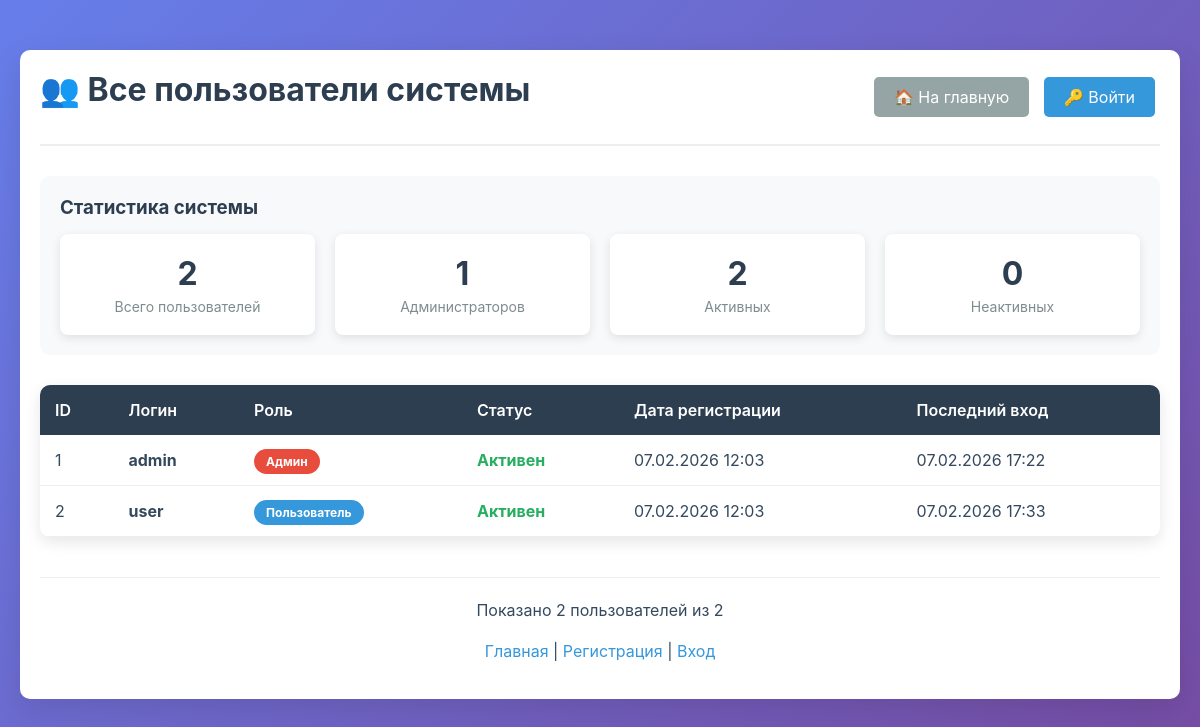
Screenshot of /users with the database file from the repository.
### models.py (models this page shows, shortened)
class User(Base):
    __tablename__ = "users"
    id = Column(Integer, primary_key=True, index=True)
    login = Column(String, unique=True, index=True, nullable=False)
    password_hash = Column(String, nullable=False)
    role = Column(String, default="user")  # "user" или "admin"
    is_active = Column(Boolean, default=True)
    created_at = Column(DateTime(timezone=True), server_default=func.now())
    last_login = Column(DateTime(timezone=True), nullable=True)

### main.py (the view)
@app.get("/users", response_class=HTMLResponse)
async def view_users_page(
    request: Request,
    db: Session = Depends(get_db)
):
    users = crud.get_users(db)
    count = crud.get_users_count(db)
    return templates.TemplateResponse(
        "users.html",
        {
            "request": request,
            "users": users,
            "count": count
        }
    )

### templates/users.html (shortened to what this page needs)
<!DOCTYPE html>
<html lang="ru">
<head>
    <link rel="stylesheet" href="/static/css/style.css">
</head>
<body>
    <div class="container">
        <div class="header">
            <h1>👥 Все пользователи системы</h1>
            <div>
                <a href="/" class="btn btn-secondary">🏠 На главную</a>
                <a href="/login" class="btn btn-primary">🔑 Войти</a>
            </div>
        </div>
        <div class="stats">
            <h3>Статистика системы</h3>
            <div class="stats-grid">
                <div class="stat-card">
                    <div class="value">{{ count }}</div>
                    <div class="label">Всего пользователей</div>
                </div>
                <div class="stat-card">
                    <div class="value">{{ users|selectattr('role', 'equalto', 'admin')|list|length }}</div>
                    <div class="label">Администраторов</div>
                </div>
                <div class="stat-card">
                    <div class="value">{{ users|selectattr('is_active', 'equalto', true)|list|length }}</div>
                    <div class="label">Активных</div>
                </div>
                <div class="stat-card">
                    <div class="value">{{ users|selectattr('is_active', 'equalto', false)|list|length }}</div>
                    <div class="label">Неактивных</div>
                </div>
            </div>
        </div>
        {% if users %}
        <table>
            <thead>
                <tr>
                    <th>ID</th>
                    <th>Логин</th>
                    <th>Роль</th>
                    <th>Статус</th>
                    <th>Дата регистрации</th>
                    <th>Последний вход</th>
                </tr>
            </thead>
            <tbody>
                {% for user in users %}
                <tr>
                    <td>{{ user.id }}</td>
                    <td><strong>{{ user.login }}</strong></td>
                    <td>
                        <span class="role-badge role-{{ user.role }}">
                            {{ "Админ" if user.role == "admin" else "Пользователь" }}
                        </span>
                    </td>
                    <td>
                        <span class="status-{{ "active" if user.is_active else "inactive" }}">
                            {{ "Активен" if user.is_active else "Неактивен" }}
                        </span>
                    </td>
                    <td>{{ user.created_at.strftime('%d.%m.%Y %H:%M') }}</td>
                    <td>
                        {% if user.last_login %}
                            {{ user.last_login.strftime('%d.%m.%Y %H:%M') }}
                        {% else %}
                            Никогда
                        {% endif %}
                    </td>
                </tr>
                {% endfor %}
            </tbody>
        </table>
        {% endif %}
        <div style="margin-top: 40px; padding-top: 20px; border-top: 1px solid #eee; text-align: center;">
            <p>Показано {{ users|length }} пользователей из {{ count }}</p>
            <p>
                <a href="/">Главная</a> |
                <a href="/register">Регистрация</a> |
                <a href="/login">Вход</a>
            </p>
        </div>
    </div>
</body>
</html>

### static/css/style.css (style rules this page uses)
* { margin: 0; padding: 0; box-sizing: border-box; }
body { font-family: -apple-system, BlinkMacSystemFont, 'Segoe UI', Roboto, Oxygen, Ubuntu, Cantarell, sans-serif; background: linear-gradient(135deg, #667eea 0%, #764ba2 100%); min-height: 100vh; padding: 20px; }
.container, .auth-container, .dashboard-container { animation: fadeIn 0.5s ease-out; }
h1, h2, h3 { margin-bottom: 15px; color: #2c3e50; }
p { line-height: 1.6; margin-bottom: 15px; color: #34495e; }
a { color: #3498db; text-decoration: none; transition: color 0.3s; }
.btn { cursor: pointer; border: none; border-radius: 5px; padding: 10px 20px; font-size: 16px; transition: all 0.3s; display: inline-flex; align-items: center; justify-content: center; gap: 8px; }
table { width: 100%; border-collapse: collapse; background: white; border-radius: 10px; overflow: hidden; box-shadow: 0 5px 15px rgba(0,0,0,0.1); }
th { background: #2c3e50; color: white; padding: 15px; text-align: left; font-weight: 600; }
td { padding: 15px; border-bottom: 1px solid #eee; color: #34495e; }

### templates/users.html (style rules this page uses)
.container { max-width: 1200px; margin: 30px auto; padding: 20px; background: white; border-radius: 10px; box-shadow: 0 10px 30px rgba(0,0,0,0.1); }
.header { display: flex; justify-content: space-between; align-items: center; margin-bottom: 30px; padding-bottom: 20px; border-bottom: 2px solid #eee; }
.stats { background: #f8f9fa; padding: 20px; border-radius: 10px; margin-bottom: 30px; }
.stats-grid { display: grid; grid-template-columns: repeat(auto-fit, minmax(200px, 1fr)); gap: 20px; }
.stat-card { background: white; padding: 20px; border-radius: 8px; text-align: center; box-shadow: 0 3px 10px rgba(0,0,0,0.1); }
.stat-card .value { font-size: 32px; font-weight: bold; color: #2c3e50; }
.stat-card .label { color: #7f8c8d; font-size: 14px; margin-top: 5px; }
.btn { padding: 10px 20px; border: none; border-radius: 5px; cursor: pointer; text-decoration: none; display: inline-block; margin: 5px; }
.btn-primary { background: #3498db; color: white; }
.btn-secondary { background: #95a5a6; color: white; }
.role-badge { padding: 5px 12px; border-radius: 20px; font-size: 12px; font-weight: bold; }
.role-admin { background: #e74c3c; color: white; }
.role-user { background: #3498db; color: white; }
.status-active { color: #27ae60; font-weight: bold; }

### rows the page displays
User: id "1", login "admin", role "Админ", is_active "Активен", created_at "07.02.2026 12:03", last_login "07.02.2026 17:22"
User: id "2", login "user", role "Пользователь", is_active "Активен", created_at "07.02.2026 12:03", last_login "07.02.2026 17:33"

### other values shown
{{ count }} "2"
{{ users|selectattr('role', 'equalto', 'admin')|list|length }} "1"
{{ users|selectattr('is_active', 'equalto', true)|list|length }} "2"
{{ users|selectattr('is_active', 'equalto', false)|list|length }} "0"
{{ users|length }} "2"
